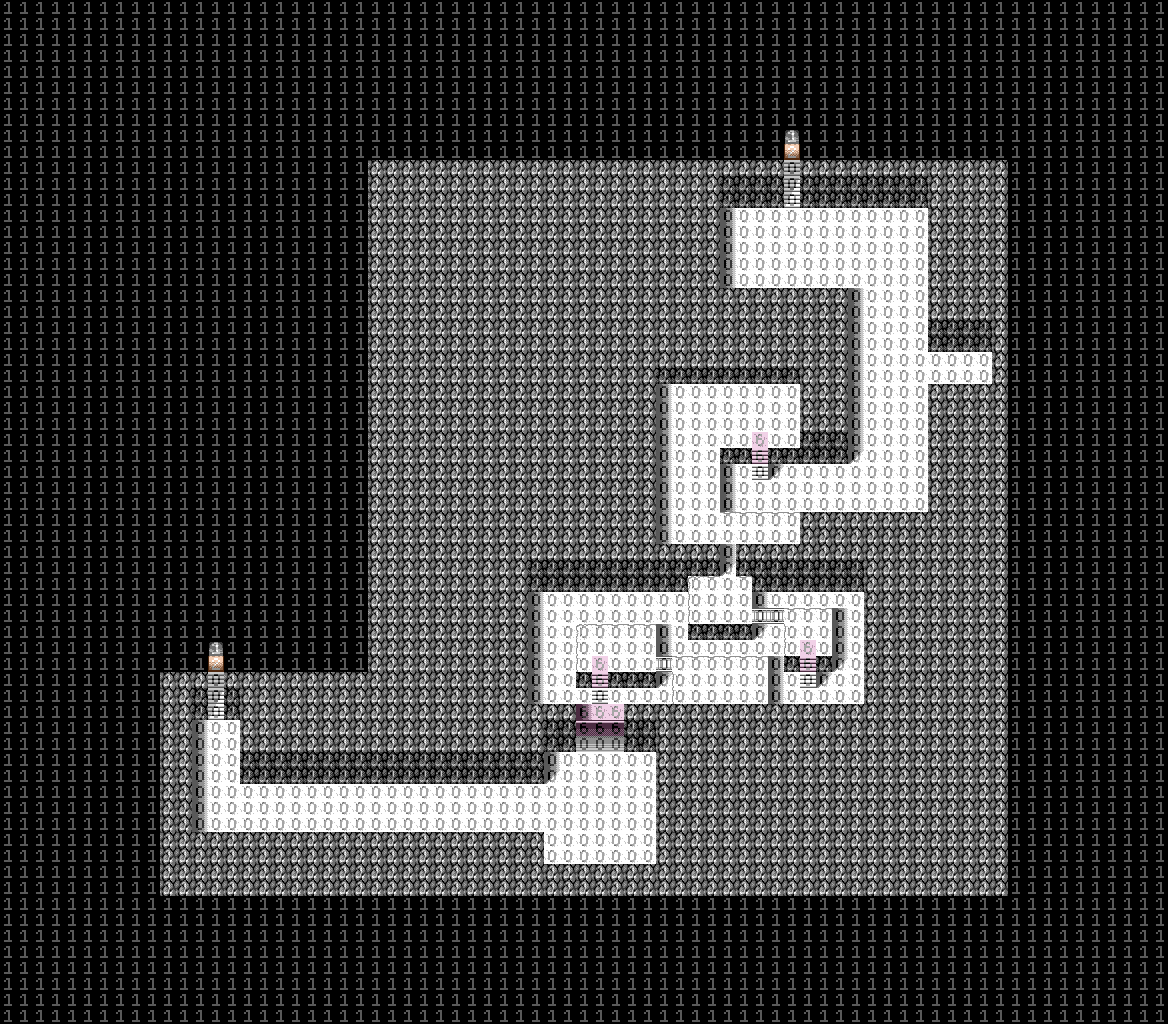

This is a level from a 2D game, rendered from its Tiled map with the project's own tilesets. A one-line summary and the map file follow, with tile-layer data summarised:
An orthogonal 73x64 tile map with 16x16 px tiles, 3 tile layers (Bottom Layer, Top Layer, Collision Layer), 2 tilesets.

<map version="1.2" tiledversion="1.2.0" orientation="orthogonal" renderorder="right-down" width="73" height="64" tilewidth="16" tileheight="16" infinite="0" nextlayerid="6" nextobjectid="1">
 <tileset firstgid="1" source="cave_of_north.tsx" />
 <tileset firstgid="31" source="../Tilesets/00_collision.tsx" />
 <layer id="3" name="Bottom Layer" width="73" height="64">
  <data>[4672 cells, 4672 non-empty, 18 distinct tile ids]</data>
 </layer>
 <layer id="4" name="Top Layer" width="73" height="64">
  <data>[4672 cells, 4672 non-empty, 3 distinct tile ids]</data>
 </layer>
 <layer id="5" name="Collision Layer" width="73" height="64" opacity="0.35">
  <data>[4672 cells, 4672 non-empty, 4 distinct tile ids]</data>
 </layer>
</map>
